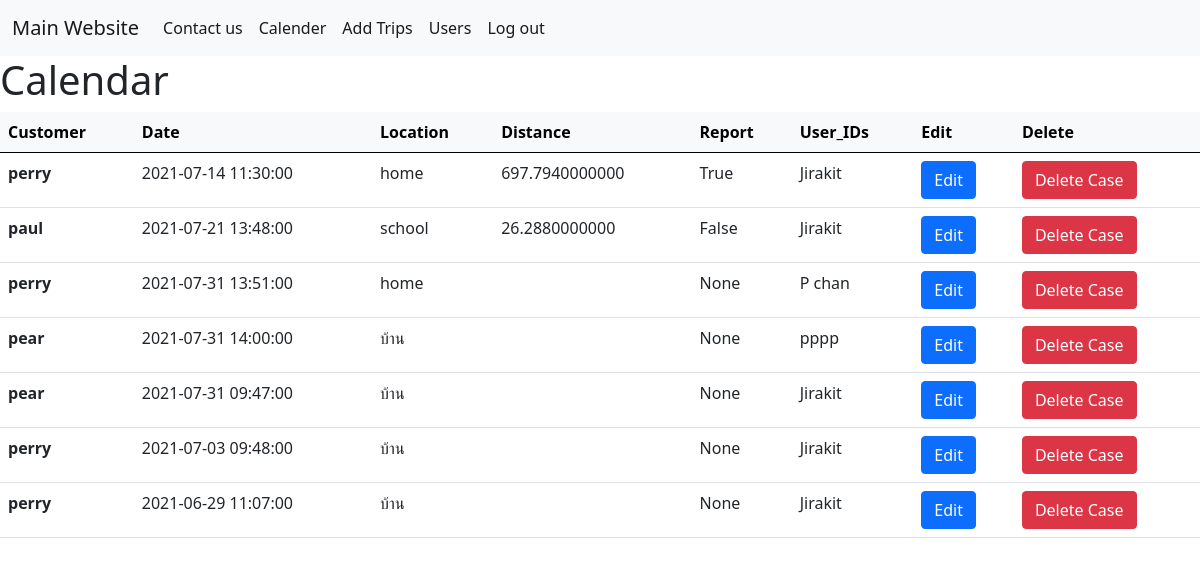
/home (signed in), run on an earlier commit of the app's database.
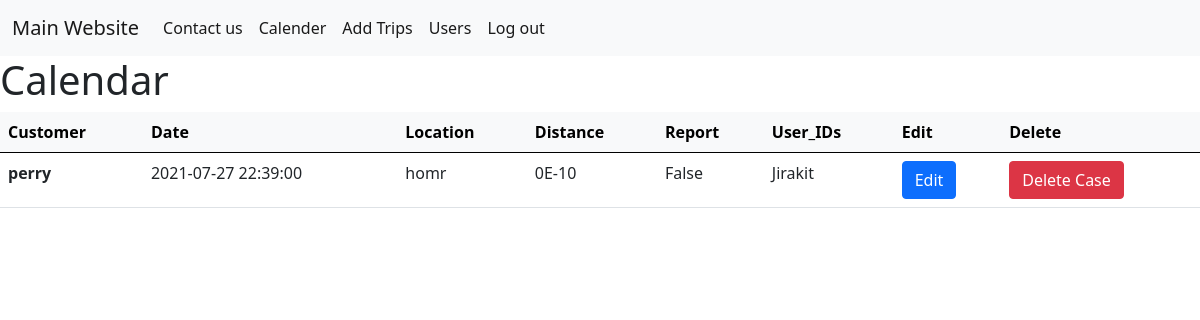
And on a later commit of the database.
### app.py (models this page shows, shortened)
class Trips(db.Model):
    __tablename__ = "Trips"
    id = db.Column(db.Integer, primary_key=True)
    customer = db.Column(db.Text)
    date = db.Column(db.DateTime(timezone=True))
    location = db.Column(db.Text)
    distance = db.Column(db.Numeric)
    report = db.Column(db.Boolean)
    user_id = db.Column(db.Integer, db.ForeignKey('Users.id'))
    user = db.relationship("User", backref="Trips")
    start_latitude = db.Column(db.Numeric)
    start_longitude = db.Column(db.Numeric)
    finish_latitude = db.Column(db.Numeric)
    finish_longitude = db.Column(db.Numeric)

class User(db.Model, UserMixin):
    __tablename__ = "Users"
    id = db.Column(db.Integer, primary_key=True)
    firstname = db.Column(db.Text)
    lastname = db.Column(db.Text)
    username = db.Column(db.Text, unique=True)
    password = db.Column(db.Text)
    is_admin = db.Column(db.Boolean)
    gmail = db.Column(db.Text)

### app.py (the view)
@app.route("/home")
@login_required
def calendar():
    trips = []
    if current_user.is_admin:
        trips = Trips.query.all()
    else:
        trips = Trips.query.filter_by(user_id=current_user.id)
    return render_template("calendar.html", trips=trips)

### app.py (called while the page is built)
@login_manager.user_loader
def load_user(user_id):
    return User.query.get(int(user_id))

### templates/calendar.html
{% extends "base.html" %}
{% block content%}
<h1>Calendar</h1>
<table class="table">
    <thead class="table-light">
        <tr>
            <th scope="col">Customer</th>
            <th scope="col">Date</th>
            <th scope="col">Location</th>
            <th scope="col">Distance</th>
            <th scope="col">Report</th>
            <th scope="col">User_IDs</th>
            <th scope="col">Edit</th>
            <th scope="col">Delete</th>
        </tr>
    </thead>
    <tbody>
        {% for trip in trips %}
        <tr>
            <th scope="row">{{trip.customer}}</th>
            <td>{{trip.date}}</td>
            <td>{{trip.location}}</td>
            <td>{{'' if trip.distance is none else trip.distance/1000}}</td>
            <td>{{trip.report}}</td>
            <td>{{trip.user.firstname}}</td>
            <td>
                <a class="btn btn-primary" href="{{ url_for('viewtrips', id=trip.id) }}">Edit</a>
            </td>
            <td>
                <a class="btn btn-danger" href="{{ url_for('deleteTrips', id=trip.id) }}">Delete Case</a>
            </td>
        </tr>
        {% endfor %}
    </tbody>
</table>
{% endblock %}

### templates/base.html (shortened to what this page needs)
<!DOCTYPE html>
<html lang="en">
<head>
    <link href="styles.css" rel="stylesheet" />
    <link href="https://cdn.jsdelivr.net/npm/bootstrap@5.0.1/dist/css/bootstrap.min.css" rel="stylesheet"
>
</head>
<body>
    <nav class="navbar navbar-expand-lg navbar-light bg-light">
        <div class="container-fluid">
            <a class="navbar-brand" href="https://www.kingsbrite.co.th/">Main Website</a>
            <div class="collapse navbar-collapse" id="navbarSupportedContent">
                <ul class="navbar-nav me-auto mb-2 mb-lg-0">
                    <li class="nav-item">
                        <a class="nav-link active" href="https://www.kingsbrite.co.th/en/contactus">Contact us</a>
                    </li>
                    {% if current_user.is_authenticated %}
                    <li class="nav-item">
                        <a class="nav-link active" aria-current="page" href="{{url_for('calendar')}}">Calender</a>
                    </li>
                    {% endif %}
                    {% if current_user.is_authenticated %}
                    <li class="nav-item">
                        <a class="nav-link active" href="{{url_for('addtrips')}}">Add Trips</a>
                    </li>
                    {% endif %}
                    {% if current_user.is_authenticated and current_user.is_admin %}
                    <li class="nav-item">
                        <a class="nav-link active" href="{{url_for('usersdata')}}">Users</a>
                    </li>
                    {% endif %}
                    {% if current_user.is_authenticated %}
                    <li class="nav-item">
                        <a class="nav-link active" href="{{url_for('logout')}}">Log out</a>
                    </li>
                    {% endif %}
                </ul>
            </div>
        </div>
    </nav>
    {% block content%}
    {% endblock %}
</body>
</html>

### styles.css (style rules this page uses)
body { margin: 0; font-family: Arial, Helvetica, sans-serif; }

What changed in the data, as far as the page shows it:
removed Trips: customer "paul", date "2021-07-21 13:48:00", location "school", distance "26.2880000000", report "False", user.firstname "Jirakit"
removed Trips: customer "perry", date "2021-07-31 13:51:00", location "home", report "None", user.firstname "P chan"
removed Trips: customer "pear", date "2021-07-31 14:00:00", location "บ้าน", report "None", user.firstname "pppp"
removed Trips: customer "pear", date "2021-07-31 09:47:00", location "บ้าน", report "None", user.firstname "Jirakit"
removed Trips: customer "perry", date "2021-07-03 09:48:00", location "บ้าน", report "None", user.firstname "Jirakit"
removed Trips: customer "perry", date "2021-06-29 11:07:00", location "บ้าน", report "None", user.firstname "Jirakit"
changed Trips "perry": date "2021-07-14 11:30:00" → "2021-07-27 22:39:00"; location "home" → "homr"; distance "697.7940000000" → "0E-10"; report "True" → "False"
